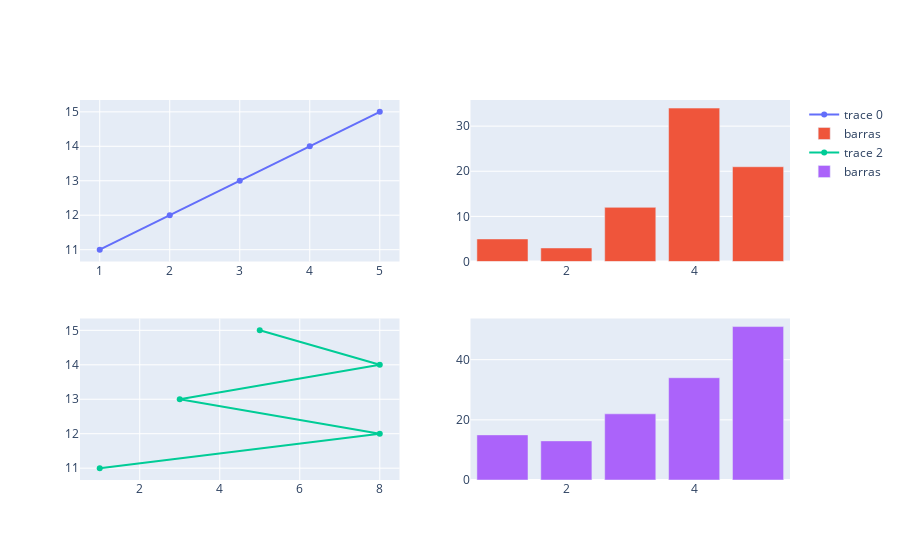

The notebook cell saved with this chart:
### Code cell
plot4 = go.Bar( x=[1,2,3,4,5], y=[15,13,22,34,51], name='barras')
fig.add_trace(plot4, row=2, col=2)

### Figure 1 — Plotly figure (JSON) as saved in the notebook; plotly's stock layout.template omitted (floating-point values rounded to 4 significant figures)
{"data": [{"mode": "lines+markers", "type": "scatter", "x": [1, 2, 3, 4, 5], "xaxis": "x", "y": [11, 12, 13, 14, 15], "yaxis": "y"}, {"name": "barras", "type": "bar", "x": [1, 2, 3, 4, 5], "xaxis": "x2", "y": [5, 3, 12, 34, 21], "yaxis": "y2"}, {"mode": "lines+markers", "type": "scatter", "x": [1, 8, 3, 8, 5], "xaxis": "x3", "y": [11, 12, 13, 14, 15], "yaxis": "y3"}, {"name": "barras", "type": "bar", "x": [1, 2, 3, 4, 5], "xaxis": "x4", "y": [15, 13, 22, 34, 51], "yaxis": "y4"}], "layout": {"xaxis": {"anchor": "y", "domain": [0, 0.45]}, "xaxis2": {"anchor": "y2", "domain": [0.55, 1]}, "xaxis3": {"anchor": "y3", "domain": [0, 0.45]}, "xaxis4": {"anchor": "y4", "domain": [0.55, 1]}, "yaxis": {"anchor": "x", "domain": [0.575, 1]}, "yaxis2": {"anchor": "x2", "domain": [0.575, 1]}, "yaxis3": {"anchor": "x3", "domain": [0, 0.425]}, "yaxis4": {"anchor": "x4", "domain": [0, 0.425]}}}
